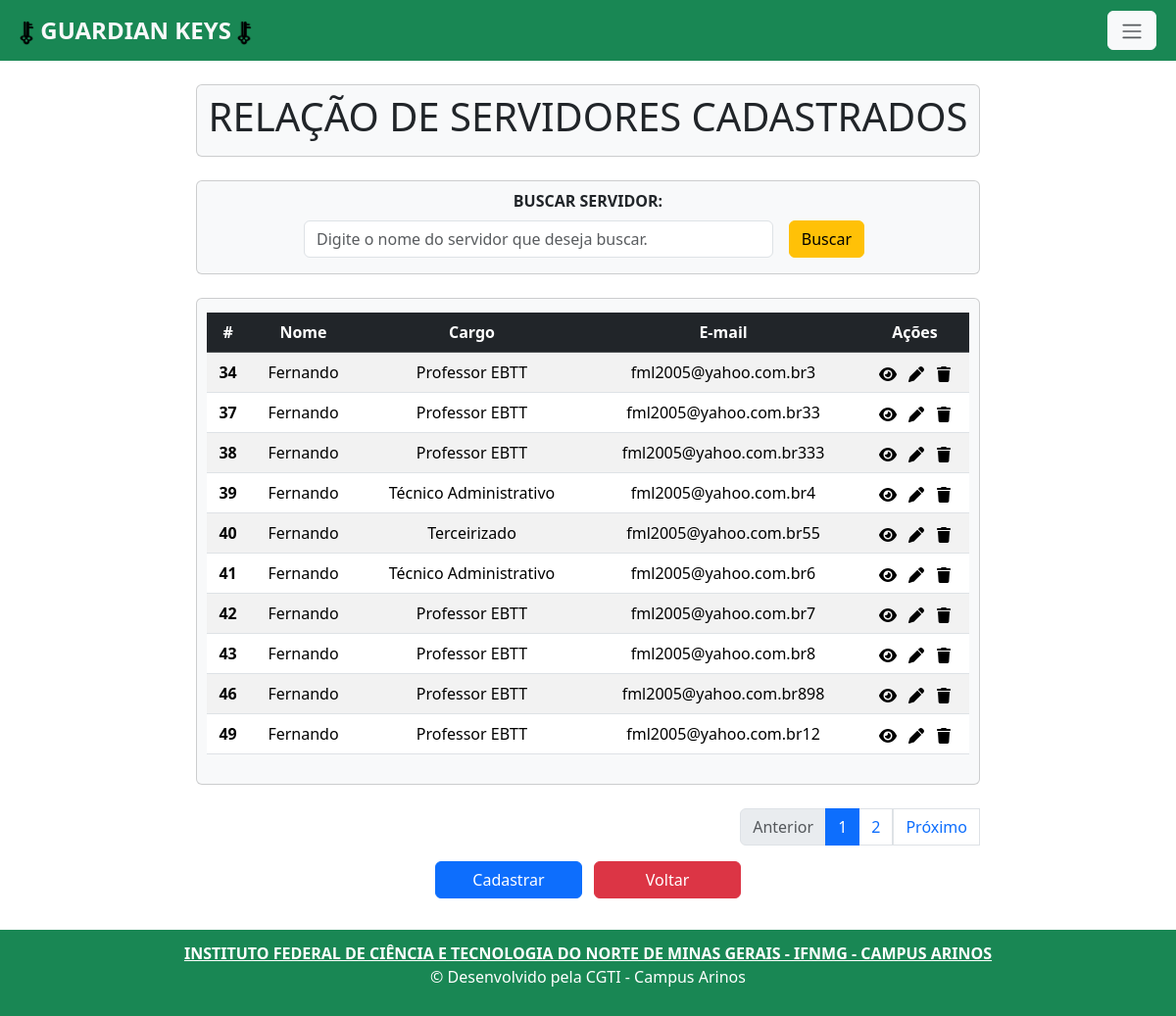
The page /servidor_index/ on the database as committed earlier.
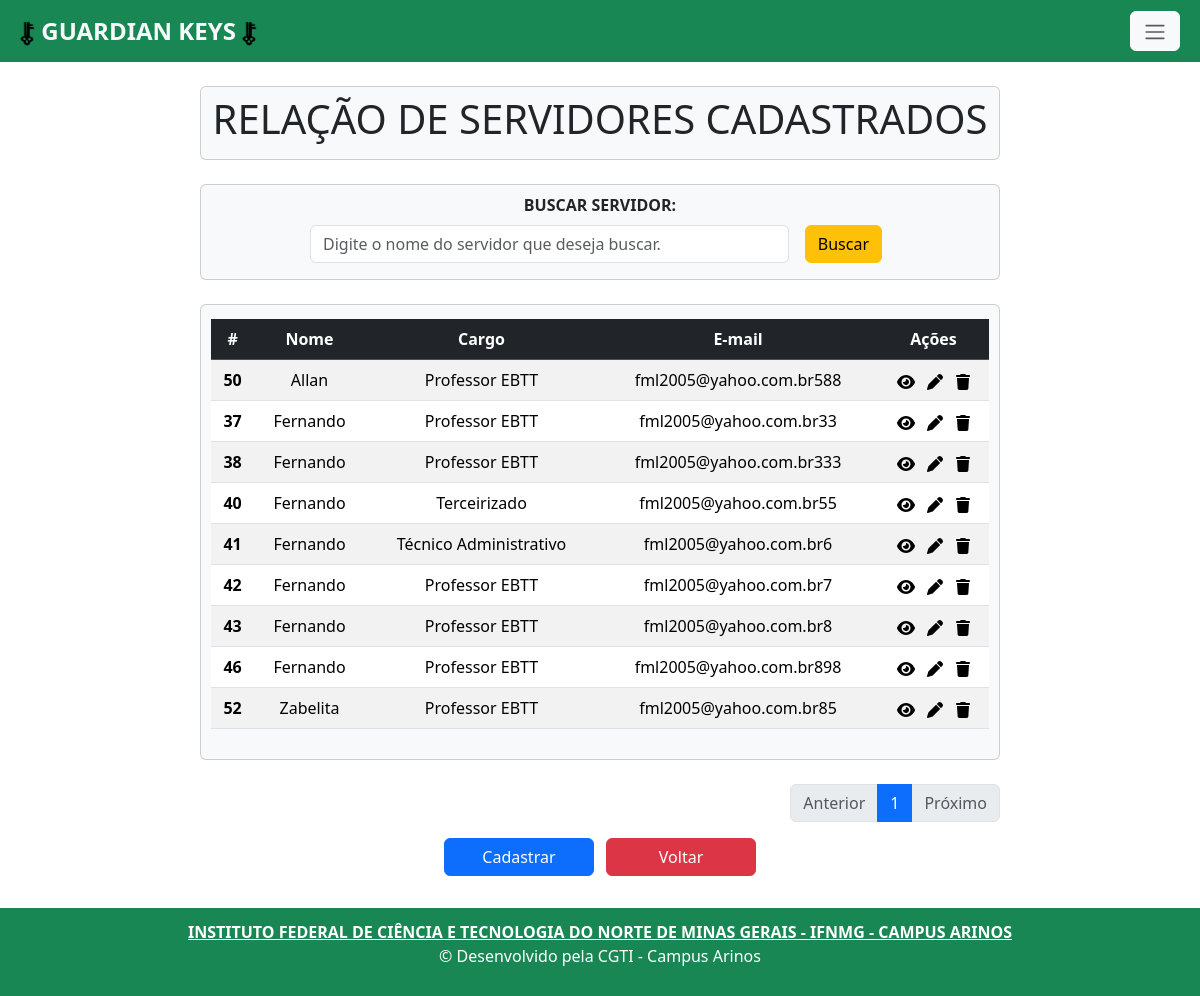
The same page on the database as committed later.
### app/models.py (models this page shows, shortened)
class Servidor(models.Model):
    nome = models.CharField(max_length=150)
    cargo = models.CharField(max_length=22, choices=CARGO)
    email = models.EmailField(max_length=150, unique=True)
    biometria = models.CharField(max_length=150, unique=True)

### app/views.py (the view)
# urls.py: path('servidor_index/', servidor_index, name='servidor_index'),
def servidor_index(request):
    data = {}
    search = request.GET.get('search')
    if search:
        data['db'] = Servidor.objects.filter(nome__icontains=search).order_by('nome')
        paginators = Paginator (data['db'], 1000)
        page_num = request.GET.get('page')
        page = paginators.get_page(page_num)
    else:
        data['db'] = Servidor.objects.all().order_by('nome')
        paginators = Paginator (data['db'], 10)
        page_num = request.GET.get('page')
        page = paginators.get_page(page_num)
    return render(request, 'servidor_index.html', {'page': page})

### app/templates/servidor_index.html (shortened to what this page needs)
{% extends 'base.html' %}
{% load static %}
{% block content%}
    <div class="col-8 m-auto pt-2 pb-2 text-center card rounded bg-light mb-4">
    <h1>RELAÇÃO DE SERVIDORES CADASTRADOS</h1>
    </div>
    <div class="col-8 m-auto pt-2 pb-2 text-center card rounded bg-light mb-4">
      <form  method="get" >
        <label for="inputBuscar" class="form-label" ></label><strong>BUSCAR SERVIDOR:</strong></label>
        <div class="d-flex justify-content-center align-items-center mt-2 mb-2">
          <input type="text" id="search" name="search" class="form-control me-3" style="width: 60%;" placeholder="Digite o nome do servidor que deseja buscar.">
          <button type="submit" class="btn btn-warning me-2">Buscar</button>
        </div>
      </form>
    </div>
    <div class="col-8 m-auto pt-1 pb-1 text-center card rounded bg-light mb-4">
        <div class="table-responsive" style="margin: 10px; overflow-x: auto;">
          <table class="table table-striped" style="max-width: 100%;">
            <thead class="table-dark">
              <tr>
                <th scope="col">#</th>
                <th scope="col">Nome</th>
                <th scope="col">Cargo</th>
                <th scope="col">E-mail</th>
                <th scope="col">Ações</th>
              </tr>
            </thead>
            <tbody>
              {% for dbs in page.object_list %}
                <tr>
                  <th scope="row">{{dbs.id}}</th>
                  <td>{{dbs.nome}}</td>
                  <td>{{dbs.cargo}}</td>
                  <td>{{dbs.email}}</td>
                  <td>
                    <a class="me-2" href="/servidor_view/{{dbs.id}}/"></a>
                    <a class="me-2" href="/servidor_edit/{{dbs.id}}/"></a>
                    <a onclick="return confirm('Deseja apagar este registro?');" href="/servidor_delete/{{dbs.id}}"></a>
                  </td>
                </tr>
              {% endfor %}
            </tbody>
          </table>
        </div>
    </div>
      <div class=" col-8  m-auto d-flex justify-content-end ">
          <div >
            <ul class="pagination">
              {% if page.has_previous %}
                <li class="page-item">
                  <a class="page-link" href="{% url 'servidor_index' %}?page={{page.previous_page_number}}">Anterior</a>
                </li>
              {% else %}
                <li class="page-item disabled">
                  <a class="page-link" href="#" tabindex="-1" aria-disabled="true">Anterior</a>
                </li>
              {% endif %}
              {% for pg in page.paginator.page_range %}
                {% if pg == 1 or pg == 2 or pg == 3 or pg == page.paginator.num_pages or page == page.paginator.num_pages|add:'-1' or page == page.paginator.num_pages|add:'-2'%}
                  {% if page.number == pg %}
                    <li class="page-item active"><a class="page-link" href="?page={{ pg }}">{{ pg }}</a></li>
                  {% else %}
                    <li class="page-item"><a class="page-link" href="?page={{ pg }}">{{ pg }}</a></li>
                  {% endif %}
                {% endif %}
              {% endfor %}
              {% if page.has_next %}
                <li class="page-item-active">
                  <a class="page-link" href="{% url 'servidor_index' %}?page={{page.next_page_number}}">Próximo</a>
                </li>
              {% else %}
                <li class="page-item disabled">
                  <a class="page-link" href="#" tabindex="-1" aria-disabled="true">Próximo</a>
                </li>
              {% endif %}
            </ul>
          </div>
        </div>
      <div class="col-8 m-auto  pb-2 text-center ">
         <a class="btn btn-primary me-2" style="width: 150px;" href="/servidor_form"> Cadastrar </a>
        <a class="btn btn-danger" style="width: 150px;" href="/"> Voltar </a>
      </div>
{% endblock %}

Rows that differ between the two databases and show on the page:
removed Servidor: id "34", nome "Fernando", cargo "Professor EBTT", email "fml2005@yahoo.com.br3"
removed Servidor: id "39", nome "Fernando", cargo "Técnico Administrativo", email "fml2005@yahoo.com.br4"
removed Servidor: id "49", nome "Fernando", cargo "Professor EBTT", email "fml2005@yahoo.com.br12"
now on this page (row edited): Servidor: id "50", nome "Allan", cargo "Professor EBTT", email "fml2005@yahoo.com.br588"
added Servidor: id "52", nome "Zabelita", cargo "Professor EBTT", email "fml2005@yahoo.com.br85"
Other text that changed with them:
list line gone: "2"
